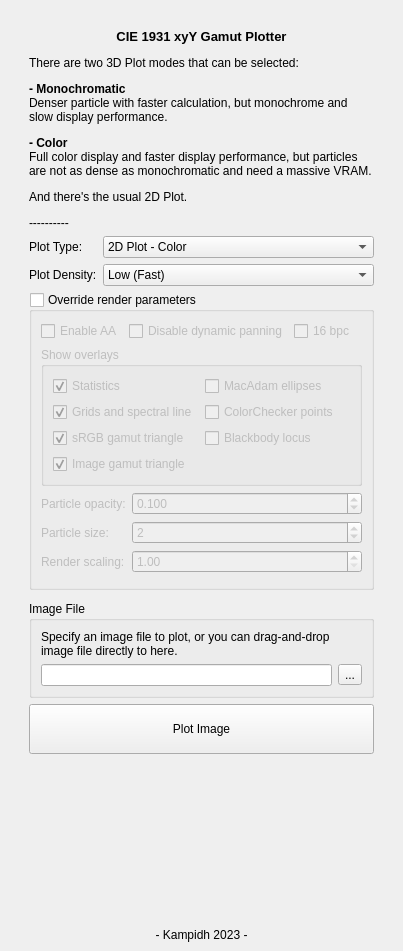
<?xml version="1.0" encoding="UTF-8"?>
<ui version="4.0">
 <class>MainWindow</class>
 <widget class="QMainWindow" name="MainWindow">
  <property name="geometry">
   <rect>
    <x>0</x>
    <y>0</y>
    <width>403</width>
    <height>951</height>
   </rect>
  </property>
  <property name="sizePolicy">
   <sizepolicy hsizetype="Preferred" vsizetype="Preferred">
    <horstretch>0</horstretch>
    <verstretch>0</verstretch>
   </sizepolicy>
  </property>
  <property name="minimumSize">
   <size>
    <width>403</width>
    <height>545</height>
   </size>
  </property>
  <property name="maximumSize">
   <size>
    <width>600</width>
    <height>16777215</height>
   </size>
  </property>
  <property name="windowTitle">
   <string>Qt CIE1931 Gamut Plotter</string>
  </property>
  <widget class="QWidget" name="centralwidget">
   <layout class="QVBoxLayout" name="verticalLayout_4">
    <item>
     <layout class="QVBoxLayout" name="verticalLayout">
      <property name="spacing">
       <number>6</number>
      </property>
      <property name="leftMargin">
       <number>20</number>
      </property>
      <property name="topMargin">
       <number>20</number>
      </property>
      <property name="rightMargin">
       <number>20</number>
      </property>
      <property name="bottomMargin">
       <number>20</number>
      </property>
      <item>
       <widget class="QLabel" name="label_3">
        <property name="sizePolicy">
         <sizepolicy hsizetype="Preferred" vsizetype="MinimumExpanding">
          <horstretch>0</horstretch>
          <verstretch>0</verstretch>
         </sizepolicy>
        </property>
        <property name="text">
         <string>&lt;html&gt;&lt;head/&gt;&lt;body&gt;&lt;p align=&quot;center&quot;&gt;&lt;span style=&quot; font-size:10pt; font-weight:700;&quot;&gt;CIE 1931 xyY Gamut Plotter&lt;/span&gt;&lt;/p&gt;&lt;p&gt;There are two 3D Plot modes that can be selected:&lt;/p&gt;&lt;p&gt;&lt;span style=&quot; font-weight:700;&quot;&gt;- Monochromatic&lt;/span&gt;&lt;br/&gt;Denser particle with faster calculation, but monochrome and slow display performance.&lt;/p&gt;&lt;p&gt;&lt;span style=&quot; font-weight:700;&quot;&gt;- Color&lt;/span&gt;&lt;br/&gt;Full color display and faster display performance, but particles are not as dense as monochromatic and need a massive VRAM.&lt;/p&gt;&lt;p&gt;And there's the usual 2D Plot.&lt;/p&gt;&lt;p&gt;----------&lt;/p&gt;&lt;/body&gt;&lt;/html&gt;</string>
        </property>
        <property name="alignment">
         <set>Qt::AlignLeading|Qt::AlignLeft|Qt::AlignTop</set>
        </property>
        <property name="wordWrap">
         <bool>true</bool>
        </property>
       </widget>
      </item>
      <item>
       <layout class="QFormLayout" name="formLayout">
        <item row="0" column="0">
         <widget class="QLabel" name="label">
          <property name="text">
           <string>Plot Type:</string>
          </property>
         </widget>
        </item>
        <item row="0" column="1">
         <widget class="QComboBox" name="plotTypeCmb">
          <property name="currentIndex">
           <number>2</number>
          </property>
          <item>
           <property name="text">
            <string>3D Plot - Monochromatic</string>
           </property>
          </item>
          <item>
           <property name="text">
            <string>3D Plot - Color</string>
           </property>
          </item>
          <item>
           <property name="text">
            <string>2D Plot - Color</string>
           </property>
          </item>
         </widget>
        </item>
        <item row="1" column="0">
         <widget class="QLabel" name="label_2">
          <property name="text">
           <string>Plot Density:</string>
          </property>
         </widget>
        </item>
        <item row="1" column="1">
         <widget class="QComboBox" name="plotDensCmb">
          <item>
           <property name="text">
            <string>Low (Fast)</string>
           </property>
          </item>
          <item>
           <property name="text">
            <string>High (Slow)</string>
           </property>
          </item>
          <item>
           <property name="text">
            <string>Ultra (Slowest, only for 3D Mono and 2D)</string>
           </property>
          </item>
         </widget>
        </item>
       </layout>
      </item>
      <item>
       <widget class="QGroupBox" name="override2dChk">
        <property name="title">
         <string>Override render parameters</string>
        </property>
        <property name="checkable">
         <bool>true</bool>
        </property>
        <property name="checked">
         <bool>false</bool>
        </property>
        <layout class="QVBoxLayout" name="verticalLayout_3">
         <item>
          <layout class="QHBoxLayout" name="horizontalLayout_2">
           <item>
            <widget class="QCheckBox" name="enableAAChk">
             <property name="text">
              <string>Enable AA</string>
             </property>
            </widget>
           </item>
           <item>
            <widget class="QCheckBox" name="disableDynamicPanChk">
             <property name="text">
              <string>Disable dynamic panning</string>
             </property>
            </widget>
           </item>
           <item>
            <widget class="QCheckBox" name="use16BitChk">
             <property name="text">
              <string>16 bpc</string>
             </property>
            </widget>
           </item>
           <item>
            <spacer name="horizontalSpacer">
             <property name="orientation">
              <enum>Qt::Horizontal</enum>
             </property>
             <property name="sizeHint" stdset="0">
              <size>
               <width>40</width>
               <height>20</height>
              </size>
             </property>
            </spacer>
           </item>
          </layout>
         </item>
         <item>
          <widget class="QGroupBox" name="groupBox_2">
           <property name="sizePolicy">
            <sizepolicy hsizetype="Preferred" vsizetype="Preferred">
             <horstretch>0</horstretch>
             <verstretch>0</verstretch>
            </sizepolicy>
           </property>
           <property name="title">
            <string>Show overlays</string>
           </property>
           <layout class="QGridLayout" name="gridLayout">
            <item row="0" column="0">
             <widget class="QCheckBox" name="showStatChk">
              <property name="text">
               <string>Statistics</string>
              </property>
              <property name="checked">
               <bool>true</bool>
              </property>
             </widget>
            </item>
            <item row="0" column="1">
             <widget class="QCheckBox" name="showMacAdamECHk">
              <property name="toolTip">
               <string>Draw in both normal, and 10x size as depicted in MacAdam's paper.</string>
              </property>
              <property name="text">
               <string>MacAdam ellipses</string>
              </property>
             </widget>
            </item>
            <item row="1" column="0">
             <widget class="QCheckBox" name="showGridsChk">
              <property name="text">
               <string>Grids and spectral line</string>
              </property>
              <property name="checked">
               <bool>true</bool>
              </property>
             </widget>
            </item>
            <item row="1" column="1">
             <widget class="QCheckBox" name="showColorCheckChk">
              <property name="toolTip">
               <string>Draw ColorChecker points that's adapted to image's white point.</string>
              </property>
              <property name="text">
               <string>ColorChecker points</string>
              </property>
             </widget>
            </item>
            <item row="2" column="0">
             <widget class="QCheckBox" name="showsRGBChk">
              <property name="text">
               <string>sRGB gamut triangle</string>
              </property>
              <property name="checked">
               <bool>true</bool>
              </property>
             </widget>
            </item>
            <item row="3" column="0">
             <widget class="QCheckBox" name="showImgGamutChk">
              <property name="text">
               <string>Image gamut triangle</string>
              </property>
              <property name="checked">
               <bool>true</bool>
              </property>
             </widget>
            </item>
            <item row="2" column="1">
             <widget class="QCheckBox" name="showBlBodyLocChk">
              <property name="text">
               <string>Blackbody locus</string>
              </property>
             </widget>
            </item>
           </layout>
          </widget>
         </item>
         <item>
          <layout class="QFormLayout" name="formLayout_2">
           <item row="0" column="0">
            <widget class="QLabel" name="label_6">
             <property name="text">
              <string>Particle opacity:</string>
             </property>
            </widget>
           </item>
           <item row="0" column="1">
            <widget class="QDoubleSpinBox" name="particleAlphaSpn">
             <property name="decimals">
              <number>3</number>
             </property>
             <property name="minimum">
              <double>0.001000000000000</double>
             </property>
             <property name="maximum">
              <double>1.000000000000000</double>
             </property>
             <property name="singleStep">
              <double>0.100000000000000</double>
             </property>
             <property name="value">
              <double>0.100000000000000</double>
             </property>
            </widget>
           </item>
           <item row="1" column="0">
            <widget class="QLabel" name="label_7">
             <property name="text">
              <string>Particle size:</string>
             </property>
            </widget>
           </item>
           <item row="1" column="1">
            <widget class="QSpinBox" name="particleSizeSpn">
             <property name="minimum">
              <number>1</number>
             </property>
             <property name="maximum">
              <number>10</number>
             </property>
             <property name="value">
              <number>2</number>
             </property>
            </widget>
           </item>
           <item row="2" column="0">
            <widget class="QLabel" name="label_8">
             <property name="text">
              <string>Render scaling:</string>
             </property>
            </widget>
           </item>
           <item row="2" column="1">
            <widget class="QDoubleSpinBox" name="renderScaleSpn">
             <property name="minimum">
              <double>1.000000000000000</double>
             </property>
             <property name="maximum">
              <double>8.000000000000000</double>
             </property>
             <property name="singleStep">
              <double>0.100000000000000</double>
             </property>
            </widget>
           </item>
          </layout>
         </item>
         <item>
          <spacer name="verticalSpacer_3">
           <property name="orientation">
            <enum>Qt::Vertical</enum>
           </property>
           <property name="sizeHint" stdset="0">
            <size>
             <width>20</width>
             <height>5</height>
            </size>
           </property>
          </spacer>
         </item>
        </layout>
       </widget>
      </item>
      <item>
       <spacer name="verticalSpacer_2">
        <property name="orientation">
         <enum>Qt::Vertical</enum>
        </property>
        <property name="sizeHint" stdset="0">
         <size>
          <width>20</width>
          <height>5</height>
         </size>
        </property>
       </spacer>
      </item>
      <item>
       <widget class="QGroupBox" name="groupBox">
        <property name="title">
         <string>Image File</string>
        </property>
        <layout class="QVBoxLayout" name="verticalLayout_2">
         <item>
          <widget class="QLabel" name="label_4">
           <property name="sizePolicy">
            <sizepolicy hsizetype="MinimumExpanding" vsizetype="MinimumExpanding">
             <horstretch>0</horstretch>
             <verstretch>0</verstretch>
            </sizepolicy>
           </property>
           <property name="text">
            <string>Specify an image file to plot, or you can drag-and-drop image file directly to here.</string>
           </property>
           <property name="wordWrap">
            <bool>true</bool>
           </property>
          </widget>
         </item>
         <item>
          <layout class="QHBoxLayout" name="horizontalLayout">
           <item>
            <widget class="QLineEdit" name="fnameFieldTxt"/>
           </item>
           <item>
            <widget class="QToolButton" name="fnameOpenBtn">
             <property name="text">
              <string>...</string>
             </property>
            </widget>
           </item>
          </layout>
         </item>
        </layout>
       </widget>
      </item>
      <item>
       <widget class="QPushButton" name="plotBtn">
        <property name="minimumSize">
         <size>
          <width>0</width>
          <height>50</height>
         </size>
        </property>
        <property name="text">
         <string>Plot Image</string>
        </property>
       </widget>
      </item>
     </layout>
    </item>
    <item>
     <spacer name="verticalSpacer">
      <property name="orientation">
       <enum>Qt::Vertical</enum>
      </property>
      <property name="sizeHint" stdset="0">
       <size>
        <width>20</width>
        <height>5</height>
       </size>
      </property>
     </spacer>
    </item>
    <item>
     <widget class="QLabel" name="label_5">
      <property name="text">
       <string>- Kampidh 2023 -</string>
      </property>
      <property name="alignment">
       <set>Qt::AlignCenter</set>
      </property>
     </widget>
    </item>
   </layout>
  </widget>
 </widget>
 <resources/>
 <connections/>
 <slots>
  <slot>goPlot()</slot>
 </slots>
</ui>
